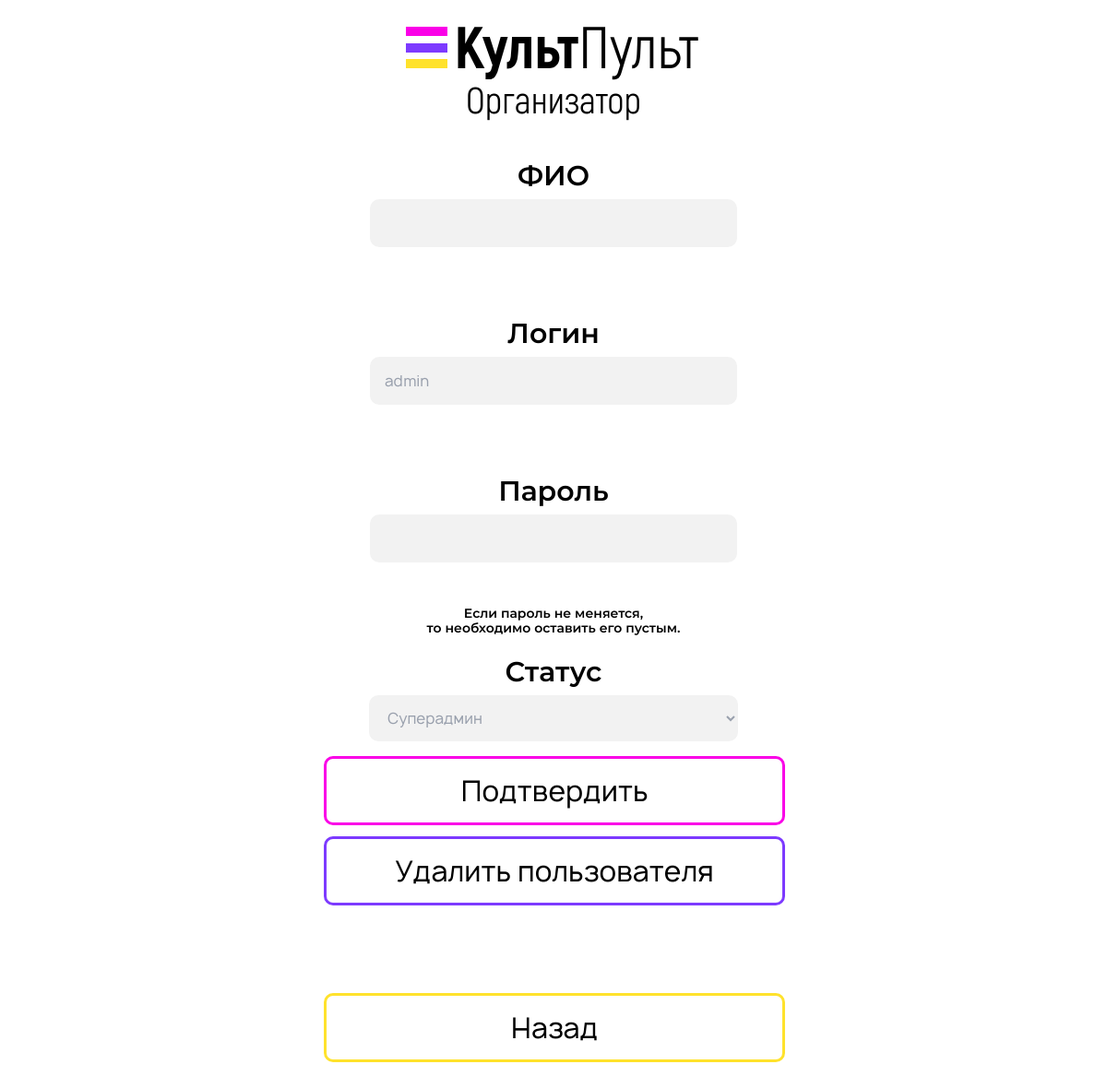
Before: /admin/users/settings_user.php?login=admin (signed in) with the older database file.
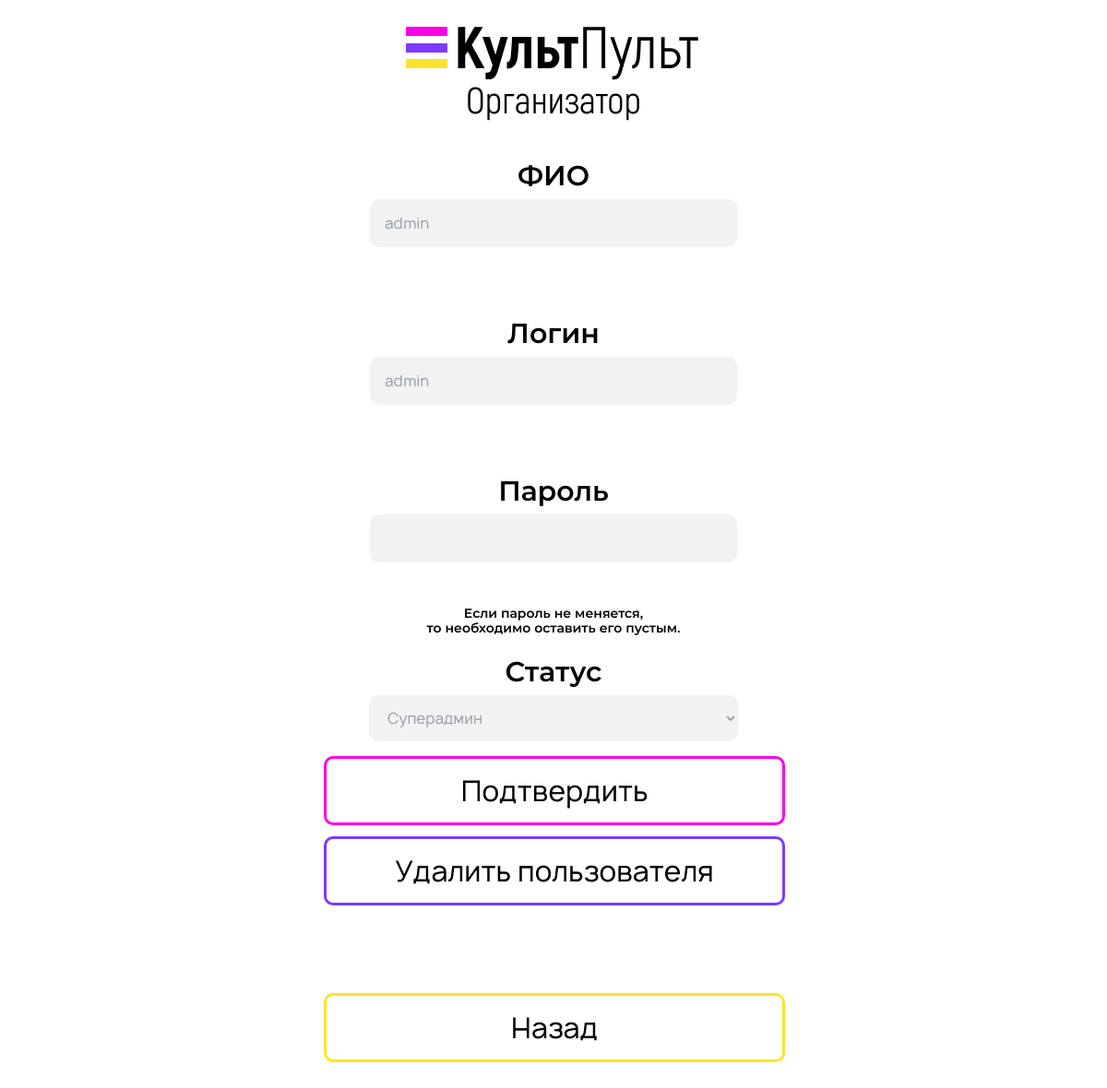
After: the same page with the newer database file.
### tables this page shows
CREATE TABLE `users` (
  `id` int(10) NOT NULL COMMENT 'ID',
  `login` varchar(64) NOT NULL COMMENT 'Логин',
  `name` varchar(128) DEFAULT NULL,
  `state` varchar(1) NOT NULL,
  `event` varchar(256) DEFAULT NULL,
  `password` varchar(64) NOT NULL COMMENT 'Пароль'
);

### functions/mysql.php (called while the page is built, shortened)
<?php
function connectDB()
{
    $host = 'localhost';
    $user = 'root';
    $password = 'root';
    $db_name = 'cultpult';
    $link = mysqli_connect($host, $user, $password, $db_name);
    mysqli_query($link, "SET NAMES 'utf8'");
    mysqli_query($link, "SET CHARACTER SET 'utf8'");
    mysqli_query($link, "SET SESSION collation_connection = 'utf8_general_ci'");
    return $link;
}
function getUser($login)
{
    $query_users = "SELECT * FROM users WHERE login = '" . $login . "'";
    $users_sql = mysqli_query(connectDB(), $query_users);
    for ($users_data = []; $row = mysqli_fetch_assoc($users_sql); $users_data[] = $row);
    return $users_data;
}
function getState($login)
{
    $link = connectDB();
    $query_select = "SELECT state FROM users WHERE login = '" . mysqli_real_escape_string($link, $login) . "'";
    $login_sql = mysqli_query(connectDB(), $query_select);
    for ($login_data = []; $row = mysqli_fetch_assoc($login_sql); $login_data[] = $row);
    return $login_data[0]['state'];
}

### admin/users/settings_user.php (the view, shortened to what this page needs)
<?php
include_once "../../functions/mysql.php";
?>
<!DOCTYPE html>
<html lang="ru">
<head>
    <link rel="stylesheet" href="../../styles/style.css">
</head>
<body>
    <div class="page">
        <header>
            <div class="logo_div"><a href = "/admin"><img src="../../img/logo_mini.svg" class="logo_img"></a></div>
        </header>
        <content>
            <?php
            $state = getState($_SESSION['Username']);
            if (!empty($_SESSION['LoggedIn']) && !empty($_SESSION['Username']) && $state == "5") {
            ?>
                <form action="update.php" method="POST">
                    <div class="div title_div">
                        <p style="font-size:40px; font-family: 'Akrobat';">Организатор</p>
                    </div>
                    <?php
                    $user = getUser($_GET['login'])[0];
                    if ($user['state'] != "1") {
                    ?>
                        <label  for="fio">ФИО</label>
                        <input class = "admin_input" type="text" id="fio" name="fio" value="<?= $user['name'] ?>" required><br>
                        <label for="login">Логин</label>
                        <input class = "admin_input" type="text" id="login" name="login" value="<?= $_GET['login'] ?>" disabled><br>
                        <label for="password">Пароль</label>
                        <input class = "admin_input" type="password" id="password" name="password">
                        <p style="font-size:14px; line-height: 16px;">Если пароль не меняется,<br>то необходимо оставить его пустым.</p>
                        <label for="state">Статус</label>
                        <select class = "admin_select" id="state" name="state" required>
                            <?php if ($user['state'] == "2") {
                                echo "<option id='state' value='2' selected hidden>Расписание</option>";
                            } else if ($user['state'] == "5") {
                                echo "<option id='state' value='5' selected hidden>Суперадмин</option>";
                            }
                            ?>
                            <option id="state" value="5">Суперадмин</option>
                        </select>
                    <?php } ?>
                    <div class='statements_div'>
                    <input class="btn mt8px btn_menu1" type="submit" value="Подтвердить">
                </form>
                <button class="btn btn_menu2" id="btn_delete_user" name="btn_delete_user">Удалить пользователя</button>
                    </div>
                <form action="./">
                    <input class="btn btn_menu3" type="submit" value="Назад">
                </form>
            <?php
            }
            ?>
        <footer>
        </footer>
</body>
</html>

Changed rows visible on the page:
added users: fio "admin"
Other visible differences:
form field state: "Суперадмин" → (not shown)
